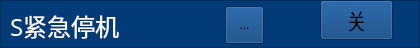
      <widget class="QFrame" name="frame_30">
       <property name="geometry">
        <rect>
         <x>440</x>
         <y>238</y>
         <width>420</width>
         <height>48</height>
        </rect>
       </property>
       <property name="styleSheet">
        <string notr="true">background-color: rgb(2, 59, 120);</string>
       </property>
       <property name="frameShape">
        <enum>QFrame::StyledPanel</enum>
       </property>
       <property name="frameShadow">
        <enum>QFrame::Raised</enum>
       </property>
       <widget class="QLabel" name="label_104">
        <property name="geometry">
         <rect>
          <x>10</x>
          <y>10</y>
          <width>221</width>
          <height>31</height>
         </rect>
        </property>
        <property name="font">
         <font>
          <family>微软雅黑</family>
          <pointsize>18</pointsize>
         </font>
        </property>
        <property name="styleSheet">
         <string notr="true">color: rgb(255, 255, 255);</string>
        </property>
        <property name="text">
         <string>S紧急停机</string>
        </property>
       </widget>
       <widget class="QToolButton" name="toolButton_sjjtj">
        <property name="geometry">
         <rect>
          <x>225</x>
          <y>6</y>
          <width>39</width>
          <height>38</height>
         </rect>
        </property>
        <property name="text">
         <string>...</string>
        </property>
        <property name="icon">
         <iconset>
          <normaloff>gct_ied_green.png</normaloff>gct_ied_green.png</iconset>
        </property>
        <property name="iconSize">
         <size>
          <width>32</width>
          <height>32</height>
         </size>
        </property>
       </widget>
       <widget class="QToolButton" name="toolButton_sjjtjchain">
        <property name="geometry">
         <rect>
          <x>320</x>
          <y>0</y>
          <width>73</width>
          <height>40</height>
         </rect>
        </property>
        <property name="font">
         <font>
          <family>微软雅黑</family>
          <pointsize>16</pointsize>
         </font>
        </property>
        <property name="text">
         <string>关</string>
        </property>
        <property name="icon">
         <iconset>
          <normaloff>yb_on.png</normaloff>yb_on.png</iconset>
        </property>
        <property name="iconSize">
         <size>
          <width>66</width>
          <height>48</height>
         </size>
        </property>
       </widget>
      </widget>
